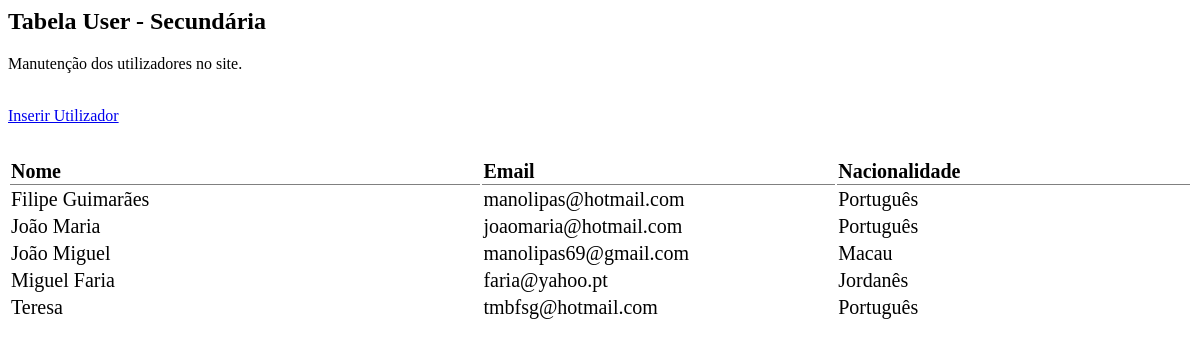
Page /backoffice/content/users/users.php on the earlier database version.
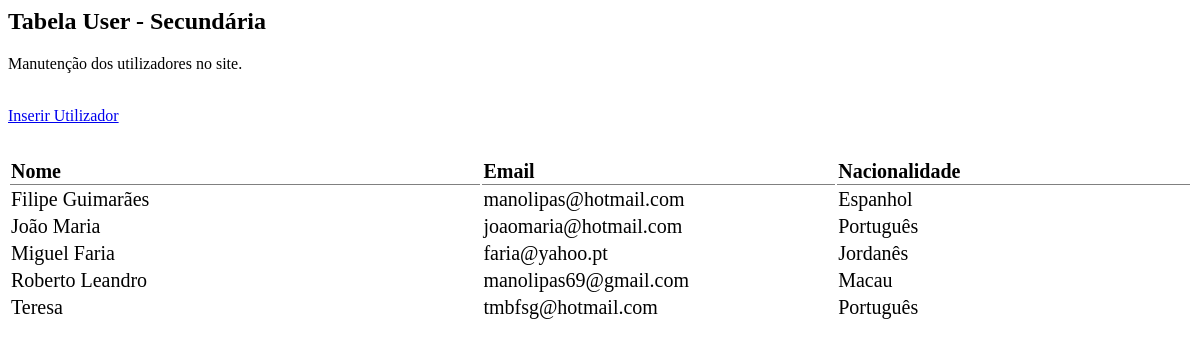
Same page on the later database version.
### tables this page shows
CREATE TABLE IF NOT EXISTS `user` (
  `id` int(11) NOT NULL AUTO_INCREMENT,
  `name` varchar(255) DEFAULT NULL,
  `email` varchar(255) NOT NULL,
  `phone_number` varchar(50) DEFAULT NULL,
  `nacionality` varchar(50) DEFAULT NULL,
  `birthdate` date DEFAULT NULL,
  `creation_date` datetime DEFAULT current_timestamp(),
  `profile_image` varchar(100) DEFAULT NULL,
  `verified` int(1) DEFAULT NULL,
  `display_language` int(3) DEFAULT 1,
  `gender` int(1) DEFAULT NULL,
  `role` int(1) DEFAULT NULL,
  `password` varchar(40) DEFAULT NULL,
  PRIMARY KEY (`id`,`email`),
  UNIQUE KEY `email` (`email`),
  UNIQUE KEY `phone_number` (`phone_number`),
  KEY `FK_user_sex` (`gender`) USING BTREE,
  KEY `FK_user_role` (`role`),
  KEY `FK_user_language` (`display_language`),
  CONSTRAINT `FK_user_gender` FOREIGN KEY (`gender`) REFERENCES `gender` (`id`) ON DELETE NO ACTION ON UPDATE NO ACTION,
  CONSTRAINT `FK_user_language` FOREIGN KEY (`display_language`) REFERENCES `language` (`id`) ON DELETE NO ACTION ON UPDATE NO ACTION,
  CONSTRAINT `FK_user_role` FOREIGN KEY (`role`) REFERENCES `role` (`id`) ON DELETE NO ACTION ON UPDATE NO ACTION
);

### backoffice/content/users/users.php (the view, shortened to what this page needs)
<?php
$showtour = "SELECT * FROM user ORDER BY name";
$show = mysqli_query($conn, $showtour);
if (mysqli_num_rows($show) > 0) {
    $row = mysqli_fetch_array($show);
} else {
    $row = null;
}
?>
<h2>Tabela User - Secundária</h2>
<p>Manutenção dos utilizadores no site.</p>
<a href="./?p=21" class="insert-button">Inserir Utilizador</a>
<a id="delLink" disabled><i class="fa-regular fa-trash-can fa-2xl" onclick="confirmDelete(<?php echo $row['id']; ?>)"></i></a>
<?php
if ($row !== null && isset($row['id'])) {
    $editLink = './?p=25&id=' . $row['id'] . '&operation=editar';
} else {
    $editLink = null;
}
echo '<a href="' . $editLink . '" id="editLink" disabled><i class="fa-regular fa-pen-to-square fa-2xl"></i></a>' ?>
<table class="table-hover" style="width:100%; font-size: 20px; margin-top: 1rem; padding-top: 1rem;">
    <thead>
        <tr>
            <th scope="col" style="text-align: left; width:40%; border-bottom: solid 1px grey; border-collapse: collapse;">Nome</th>
            <th scope="col" style="text-align: left; width:30%; border-bottom: solid 1px grey; border-collapse: collapse;">Email</th>
            <th scope="col" style="text-align: left; width:30%; border-bottom: solid 1px grey; border-collapse: collapse;">Nacionalidade</th>
        </tr>
    </thead>
    <tbody>
        <?php
        if ($row !== null) {
            do {
        ?>
                <tr id="tr_<?php echo $row['id']; ?>" onclick="storeID(<?php echo $row['id']; ?>)">
                    <?php
                    echo "<td>" . $row['name'] . "</td>";
                    echo "<td>" . $row['email'] . "</td>";
                    echo "<td>" . $row['nacionality'] . "</td>";
                    ?>
                </tr>
        <?php
            } while ($row = mysqli_fetch_assoc($show));
        } else {
            echo "<tr><td colspan='4'>Não foram encontrados registos.</td></tr>";
        }
        ?>
    </tbody>
</table>

Differences in the rows shown:
changed user "Filipe Guimarães": nacionality "Português" → "Espanhol"
shown differently, row unchanged: user "Miguel Faria": moves up the list
changed user "manolipas69@gmail.com": name "João Miguel" → "Roberto Leandro"
